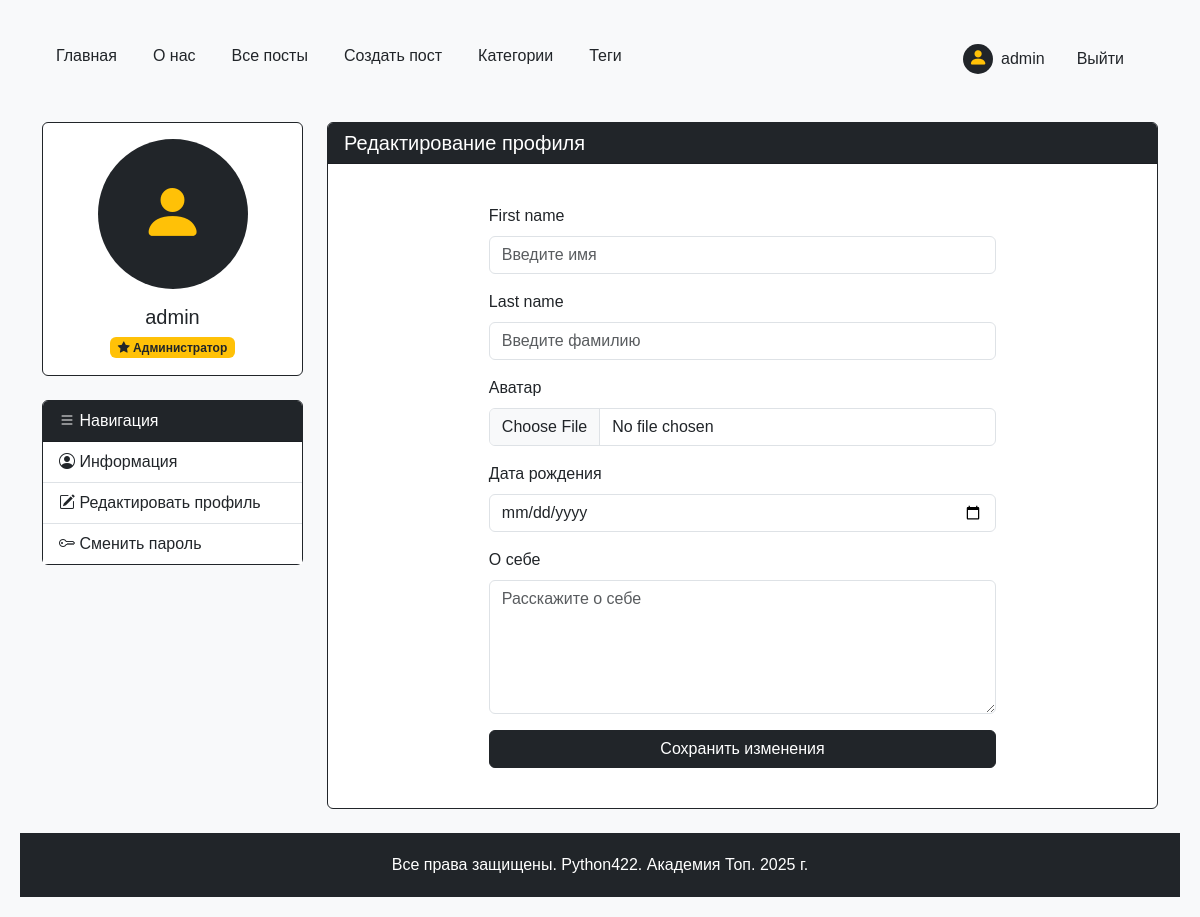
The app's page /users/profile/1/edit/ (signed in), older data.
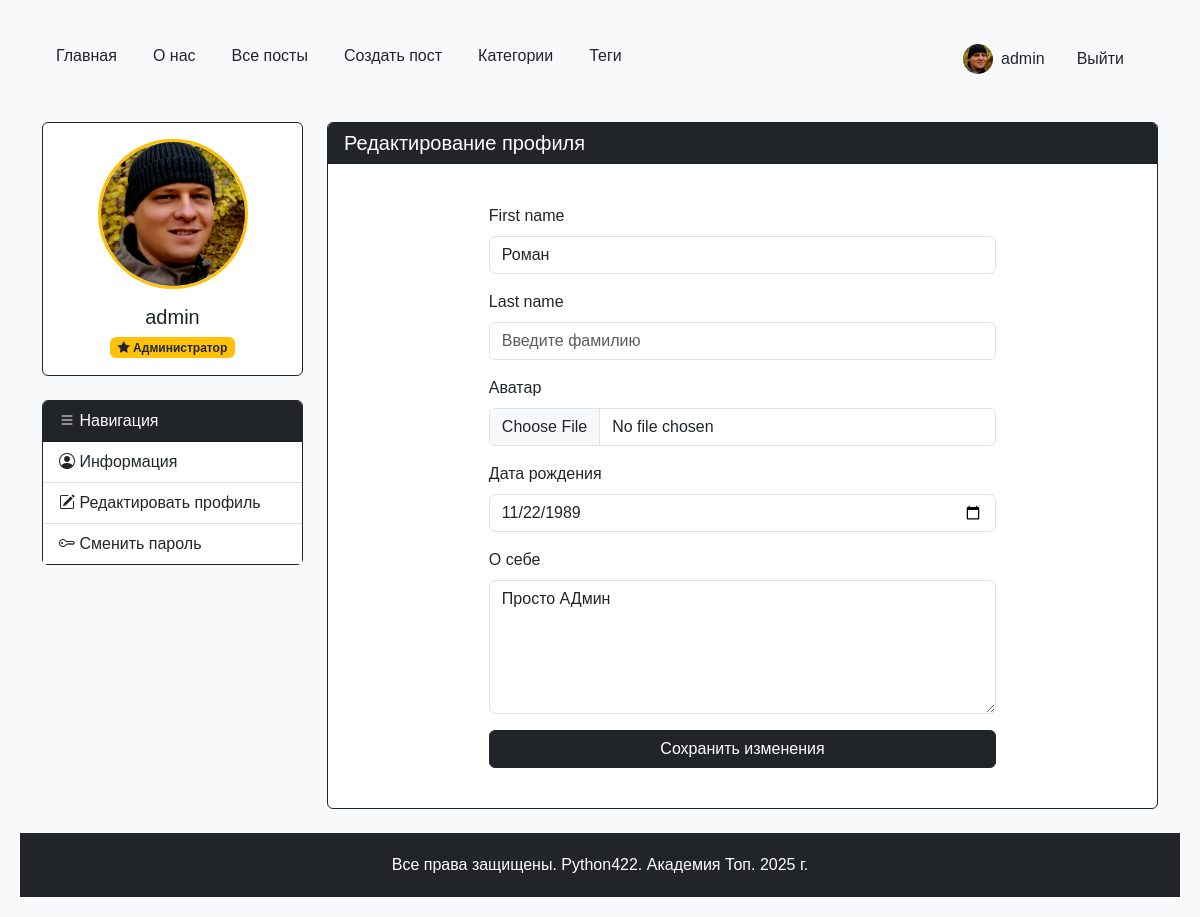
The same page, newer data.
### users_app/models.py (models this page shows, shortened)
class CustomUser(AbstractUser):
    avatar = models.ImageField(
        upload_to='users/avatars/%Y/%m/%d/',
        blank=True,
        null=True,
        verbose_name='Аватар'
    )
    github_id = models.CharField(
        max_length=50,
        blank=True,
        null=True,
        verbose_name='GitHub ID'
    )
    vk_id = models.CharField(
        max_length=50,
        blank=True,
        null=True,
        verbose_name='VK ID'
    )
    telegram_id = models.CharField(
        max_length=50,
        blank=True,
        null=True,
        verbose_name='Telegram ID'
    )
    birth_date = models.DateField(
        blank=True,
        null=True,
        verbose_name='Дата рождения'
    )
    bio = models.TextField(
        max_length=1000,
        blank=True,
        verbose_name='О себе'
    )
    class Meta:
        verbose_name = 'Пользователь'
        verbose_name_plural = 'Пользователи'

### users_app/views.py (the view, shortened to what this page needs)
# urls.py: path("profile/<int:pk>/edit/", ProfileEditView.as_view(), name="profile_edit"),
class ProfileEditView(LoginRequiredMixin, UpdateView):
    form_class = ProfileEditForm
    template_name = "profile_edit.html"
    def get_object(self, queryset=None):
        return self.request.user
    def get_context_data(self, **kwargs):
        context = super().get_context_data(**kwargs)
        context["profile_user"] = self.request.user
        return context

### users_app/forms.py
class ProfileEditForm(forms.ModelForm):
    class Meta:
        model = get_user_model()
        fields = ["first_name", "last_name", "avatar", "birth_date", "bio"]
        widgets = {
            "first_name": forms.TextInput(
                attrs={"class": "form-control", "placeholder": "Введите имя"}
            ),
            "last_name": forms.TextInput(
                attrs={"class": "form-control", "placeholder": "Введите фамилию"}
            ),
            "avatar": forms.FileInput(attrs={"class": "form-control"}),
            "birth_date": forms.DateInput(
                attrs={"class": "form-control", "type": "date", "format": "%Y-%m-%d"}, format="%Y-%m-%d"
            ),
            "bio": forms.Textarea(
                attrs={
                    "class": "form-control",
                    "placeholder": "Расскажите о себе",
                    "rows": 5,
                }
            ),
        }

### users_app/templates/profile_edit.html (shortened to what this page needs)
{% extends 'profile_base.html' %}
{% block profile_title %}Редактирование профиля{% endblock %}
{% block profile_content %}
<div class="container py-4">
    <div class="row justify-content-center">
        <div class="col-md-8">
            <form method="POST" enctype="multipart/form-data">
                {% for field in form %}
                <div class="mb-3">
                    <label for="{{ field.id_for_label }}" class="form-label">{{ field.label }}</label>
                    {{ field }}
                </div>
                {% endfor %}
                <button type="submit" class="btn btn-dark w-100">Сохранить изменения</button>
            </form>
        </div>
    </div>
</div>
{% endblock %}

### users_app/templates/profile_base.html (shortened to what this page needs)
{% extends 'base.html' %}
{% block content %}
<div class="container py-4">
    <div class="row">
        <div class="col-md-3">
            <div class="card border-dark mb-4">
                <div class="card-body text-center">
                    <div class="avatar-container mb-3">
                        {% if profile_user.avatar %}
                            <img src="{{ profile_user.avatar.url }}"
                                 class="rounded-circle img-fluid border border-3 border-warning"
                                 alt="Аватар пользователя"
                                 style="width: 150px; height: 150px; object-fit: cover;">
                        {% else %}
                            <div class="rounded-circle bg-dark d-flex align-items-center justify-content-center mx-auto"
                                 style="width: 150px; height: 150px;">
                                <i class="bi bi-person-fill text-warning" style="font-size: 4rem;"></i>
                            </div>
                        {% endif %}
                    </div>
                    <h5 class="card-title mb-0">{{ profile_user.username }}</h5>
                    {% if profile_user.is_staff %}
                        <span class="badge bg-warning text-dark mt-2">
                            <i class="bi bi-star-fill"></i> Администратор
                        </span>
                    {% endif %}
                </div>
            </div>
            <div class="card border-dark">
                <div class="card-header bg-dark text-white">
                    <i class="bi bi-list"></i> Навигация
                </div>
                <div class="card-body p-0">
                    {% include 'profile_menu.html' %}
                </div>
            </div>
        </div>
        <div class="col-md-9">
            <div class="card border-dark">
                <div class="card-header bg-dark text-white d-flex justify-content-between align-items-center">
                    <h5 class="mb-0">{% block profile_title %}{% endblock %}</h5>
                </div>
                <div class="card-body">
                    {% block profile_content %}{% endblock %}
                </div>
            </div>
        </div>
    </div>
</div>
{% endblock %}

### templates/menu_include.html (shortened to what this page needs)
<nav class="navbar navbar-expand-md">
    <div class="container-fluid">
        <div class="collapse navbar-collapse" id="navbarNav">
            <ul class="navbar-nav">
                {% for item in menu_items %}
                    <li class="nav-item">
                        <a class="nav-link {% if item.is_active %}active{% endif %}"
                           href="{% url item.url_name %}">
                            {{ item.title }}
                        </a>
                    </li>
                {% endfor %}
                <li class="nav-item ms-md-auto">
                    {% if user.is_authenticated %}
                        <div class="d-flex align-items-center">
                            <a href="{% url 'users:profile_detail' pk=user.pk %}" class="nav-link d-flex align-items-center me-3">
                                {% if user.avatar %}
                                    <img src="{{ user.avatar.url }}"
                                         class="rounded-circle me-2"
                                         alt="Аватар"
                                         style="width: 30px; height: 30px; object-fit: cover;">
                                {% else %}
                                    <div class="rounded-circle bg-dark d-flex align-items-center justify-content-center me-2"
                                         style="width: 30px; height: 30px;">
                                        <i class="bi bi-person-fill text-warning" style="font-size: 1.2rem;"></i>
                                    </div>
                                {% endif %}
                                {{user.username}}
                            </a>
                            <form action="{% url 'users:logout' %}" method="POST" class="d-inline">
                                <button type="submit" class="btn nav-link">Выйти</button>
                            </form>
                        </div>
                    {% else %}
                        <div class="d-flex">
                            <a href="{% url 'users:register' %}" class="nav-link me-3">Регистрация</a>
                            <span class="nav-link me-3">|</span>
                            <a href="{% url 'users:login' %}" class="nav-link">Вход</a>
                        </div>
                    {% endif %}
                </li>
            </ul>
        </div>
    </div>
</nav>

Row changes from the older to the newer data that the page shows:
changed CustomUser "admin": avatar: picture added; first_name (not shown) → "Роман"; birth_date (not shown) → "11/22/1989"; bio (not shown) → "Просто АДмин"
